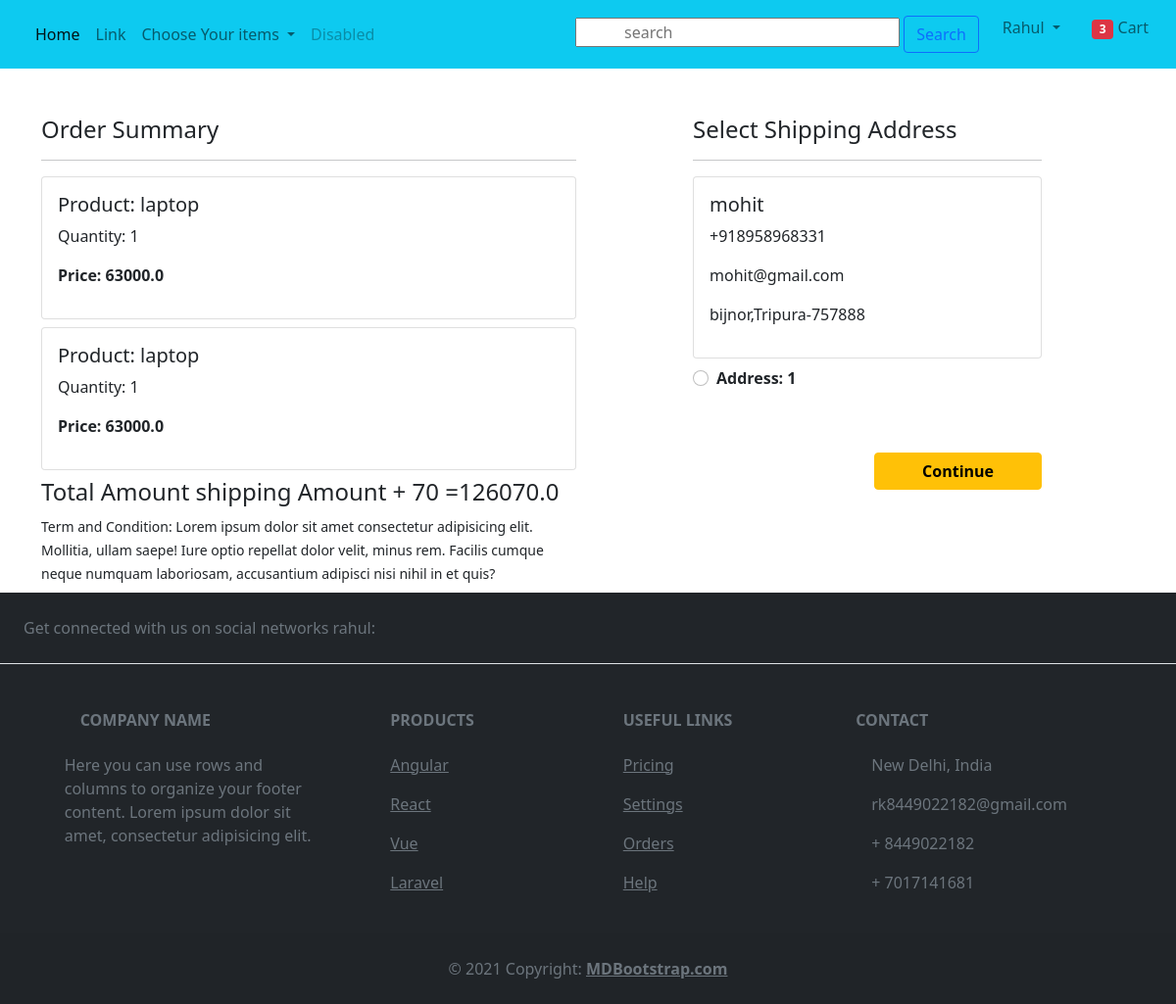
Screenshot of /checkout/ (signed in) with the database file from the repository.
### enroll/models.py (models this page shows, shortened)
class cart(models.Model):
    user = models.ForeignKey(User, on_delete=models.CASCADE)
    product = models.ForeignKey(product, on_delete=models.CASCADE)
    quantity = models.PositiveIntegerField(default=1)
    @property
    def total_cost(self):
        return self.quantity * self.product.discount_price

class product(models.Model):
    title=models.CharField(max_length=100)
    selling_price=models.FloatField()
    discount_price=models.FloatField()
    discriptions=models.TextField(max_length=200)
    brand=models.CharField(max_length=50)
    category=models.CharField(choices=CATEGORY_CHOICES ,max_length=50)
    product_images=models.ImageField(upload_to="myimages", height_field=None, width_field=None, max_length=None)

class customer(models.Model):
    user = models.ForeignKey(User,on_delete=models.CASCADE)
    name = models.CharField(max_length=50)
    phone = PhoneNumberField(null=False, blank=False, unique=True)
    email = models.EmailField(max_length=254)
    city = models.CharField(max_length=100)
    state = models.CharField(choices=STATE_CHOICE,max_length=100)
    pincode = models.IntegerField()

### enroll/views.py (the view)
# urls.py: path("checkout/", views.checkout, name="checkout"),
def checkout(request):
    user=request.user
    address=customer.objects.filter(user=user)
    cart_items=cart.objects.filter(user=user)
    amount=0.0
    shipping_amount=70.0
    total_amount=0.0
    cart_product = [p for p in cart.objects.all() if p.user==user]
    if cart_product:
        for p in cart_product:
            tmpamount=(p.quantity * p.product.discount_price)
            amount=amount+tmpamount
        total_amount=amount+shipping_amount
    return render(request,"checkout.html",{"address":address,"total_amount":total_amount,"cart_items":cart_items,"amount":amount})

### templates/checkout.html
{% extends "base.html" %}
{% load static %}
{% block content %}
<div class="container mb-2">
  <div class="row mt-5">
    <div class="col-sm-6">
      <h4>Order Summary</h4>
      <hr>
      {% for item in cart_items %}
      <div class="card mb-2">
        <div class="card-body">
          <h5>Product: {{item.product.title}}</h5>
          <p>Quantity: {{item.quantity}}</p>
          <p class="fw-bold">Price: {{item.total_cost}}</p>
        </div>
      </div>
      {% endfor %}
      <h4>Total Amount shipping Amount + 70 ={{total_amount}}</h4>
      <small>Term and Condition: Lorem ipsum dolor sit amet consectetur adipisicing elit. Mollitia, ullam saepe! Iure
        optio repellat dolor velit, minus rem. Facilis cumque neque numquam laboriosam, accusantium adipisci nisi nihil
        in et quis?</small>
    </div>
    <div class="col-sm-4 offset-sm-1">
      <h4>Select Shipping Address</h4>
      <hr>
      <form action="/paymentdone">
        {% for ad in address %}
        <div class="card">
          <div class="card-body">
            <h5>{{ad.name}}</h5>
            <p>{{ad.phone}}</p>
            <p>{{ad.email}}</p>
            <p>{{ad.city}},{{ad.state}}-{{ad.pincode}}</p>
          </div>
        </div>
        <div class="form-check mt-2 mb-5">
          <input class="form-check-input" type="radio" value="{{ad.id}}" name="custid" id="custadd{{forloop.counter}}">
          <label class="form-check-label fw-bold" for="">
            Address: {{forloop.counter}} </label>
        </div>
        {% endfor %}
        <div class="text-end">
          <button type="submit" class="btn btn-warning mt-3 px-5 fw-bold">Continue</button>
        </div>
      </form>
    </div>
  </div>
</div>
{% endblock content %}

### templates/base.html (shortened to what this page needs)
<!doctype html>
{% load static %}
<html lang="en">
<head>
  <link href="https://cdn.jsdelivr.net/npm/bootstrap@5.0.2/dist/css/bootstrap.min.css" rel="stylesheet"
>
    <link rel="stylesheet" href="{% static 'css/ok.css' %}">
</head>
<body>
  <nav class="navbar navbar-expand-lg navbar-light bg-info">
    <div class="container-fluid">
      <div class="collapse navbar-collapse" id="navbarSupportedContent">
        <ul class="navbar-nav me-auto mb-2 mb-lg-0">
          <li class="nav-item">
            <a class="nav-link active" aria-current="page" href="{% url "home" %}">Home</a>
          </li>
          <li class="nav-item">
            <a class="nav-link" href="#">Link</a>
          </li>
          <li class="nav-item dropdown">
            <a class="nav-link dropdown-toggle" href="#" id="navbarDropdown" role="button" data-bs-toggle="dropdown"
              aria-expanded="false">
              Choose Your items
            </a>
          </li>
          <li class="nav-item">
            <a class="nav-link disabled" href="#" tabindex="-1" aria-disabled="true">Disabled</a>
          </li>
        </ul>
        <div>
          <ul class="navbar-nav me-auto mb-2 mb-lg-0">
            <form method="get" action="/search" class="text-center p-2">
              <input type="search" class="px-5" name="search" id="search" placeholder="search">
              <input type="submit" class="btn btn-outline-primary" value="Search">
          </form>
            {% if request.user.is_authenticated %}
            <li class="nav-item dropdown mx-2">
              <a class="nav-link dropdown-toggle " href="#" id="profileDropdown" role="button" data-bs-toggle="dropdown"
                aria-expanded="false">
                {{request.user.username|capfirst}}
              </a>
            </li>
            <li class="nav-item mx-2">
              <a href="{% url 'cart' %}" class="nav-link "><span class="badge bg-danger">{{cart.quantity}}3</span> Cart </a>
            </li>
            {% endif %}
          </ul>
        </div>
      </div>
    </div>
  </nav>
{% block content %}{% endblock content %}
<footer class="text-center text-lg-start bg-dark text-muted">
  <section class="d-flex justify-content-center justify-content-lg-between p-4 border-bottom">
    <div class="me-5 d-none d-lg-block">
      <span>Get connected with us on social networks {{user}}:</span>
    </div>
    <div>
    </div>
  </section>
  <section class="">
    <div class="container text-center text-md-start mt-5">
      <div class="row mt-3">
        <div class="col-md-3 col-lg-4 col-xl-3 mx-auto mb-4">
          <h6 class="text-uppercase fw-bold mb-4">
            Company name
          </h6>
          <p>
            Here you can use rows and columns to organize your footer content. Lorem ipsum
            dolor sit amet, consectetur adipisicing elit.
          </p>
        </div>
        <div class="col-md-2 col-lg-2 col-xl-2 mx-auto mb-4">
          <h6 class="text-uppercase fw-bold mb-4">
            Products
          </h6>
          <p>
            <a href="#!" class="text-reset">Angular</a>
          </p>
          <p>
            <a href="#!" class="text-reset">React</a>
          </p>
          <p>
            <a href="#!" class="text-reset">Vue</a>
          </p>
          <p>
            <a href="#!" class="text-reset">Laravel</a>
          </p>
        </div>
        <div class="col-md-3 col-lg-2 col-xl-2 mx-auto mb-4">
          <h6 class="text-uppercase fw-bold mb-4">
            Useful links
          </h6>
          <p>
            <a href="#!" class="text-reset">Pricing</a>
          </p>
          <p>
            <a href="#!" class="text-reset">Settings</a>
          </p>
          <p>
            <a href="{% url 'order' %}" class="text-reset">Orders</a>
          </p>
          <p>
            <a href="#!" class="text-reset">Help</a>
          </p>
        </div>
        <div class="col-md-4 col-lg-3 col-xl-3 mx-auto mb-md-0 mb-4">
          <h6 class="text-uppercase fw-bold mb-4">Contact</h6>
          <p> New Delhi, India</p>
          <p>
            rk8449022182@gmail.com
          </p>
          <p> + 8449022182</p>
          <p> + 7017141681</p>
        </div>
      </div>
    </div>
  </section>
  <div class="text-center p-4" style="background-color: rgba(0, 0, 0, 0.025);">
    © 2021 Copyright:
    <a class="text-reset fw-bold" href="https://mdbootstrap.com/">MDBootstrap.com</a>
  </div>
</footer>
</body>
</html>

### static/css/ok.css (style rules this page uses)
body { margin: 0px; padding: 0px; background-image: "C:\Users\hp\Desktop\add_to_cart\cart\static\images\annie-spratt-wuc-KEIBrdE-unsplash.jpg"; }

### templates/base.html (style rules this page uses)
body { padding-right: 0; padding-left: 0; }

### rows the page displays
cart: product "laptop", quantity "1", total_cost "63000.0"
cart: product "laptop", quantity "1", total_cost "63000.0"
customer: name "mohit", phone "+918958968331", email "mohit@gmail.com", city "bijnor", state "Tripura", pincode "757888"

### other values shown
{{ request.user.username|capfirst }} "Rahul"
{{ total_amount }} "126070.0"
{{ user }} "rahul"
